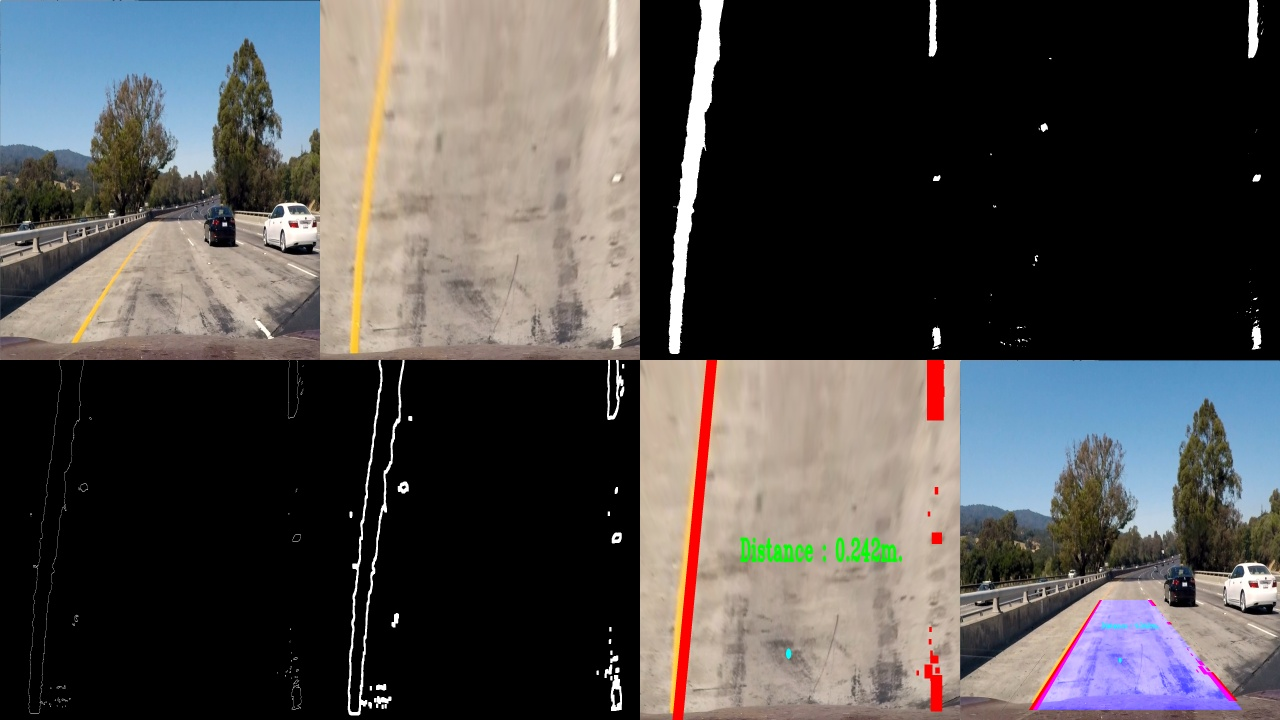
#> input picture Test_Cases/file1.jpg, 1280 x 720 px, given in place of challenge_video.mp4, which was not available
$ jupyter execute --allow-errors curvedTrying.ipynb
#> lines starting #> are read from the running program, lines starting #| are printed output that depends on the picture; after the words box and inside, x2 and y2 are one past the last pixel; in counts of white or black regions, pixels touching at a corner belong together; pictures that were not available may be replaced by others from this repository, and a replacement may not be noted
[cell 1]
import cv2
import matplotlib.image as mpimg
import matplotlib.pyplot as plt
import numpy as np
import math
from numpy import ones,vstack
from numpy.linalg import lstsq
import sys

[cell 2]
def adjust_gamma(image, gamma=1.0):
    invGamma = 1.0 / gamma
    table = np.array([((i / 255.0) ** invGamma) * 255
        for i in np.arange(0, 256)]).astype("uint8")
    return cv2.LUT(image, table)

def gaussian_blur(img, kernel_size):
    return cv2.GaussianBlur(img, (kernel_size, kernel_size), 0)

def to_hls(img):
    return cv2.cvtColor(img, cv2.COLOR_BGR2HLS)

def to_hsv(img):
    return cv2.cvtColor(img, cv2.COLOR_BGR2HSV)

def grayscale(img):
    return cv2.cvtColor(img, cv2.COLOR_BGR2GRAY)

def warp_perspective(img,mat):
    return cv2.warpPerspective(img ,mat ,(1280,720))

def PerspectiveTransform(src,dst):
    mat = cv2.getPerspectiveTransform(src,dst)
    mat_inv = cv2.getPerspectiveTransform(dst,src)
    return mat,mat_inv

def isolate_color_mask(img, low_thresh, high_thresh):
    return cv2.inRange(img, low_thresh, high_thresh)


# [53 lines left out: functions draw_lines, concat_frames, get_right, get_third_right, get_left, not called in this run]

def get_third_left(image):
    cropped_img=np.zeros_like(image)
    cropped_img[:,0:image.shape[1]//3] = image[:,0:image.shape[1]//3]
    return cropped_img

def calculateDistance(x1,y1,x2,y2):
    dist = math.sqrt((x2 - x1)**2 + (y2 - y1)**2)
    return dist

[cell 3]
# CHOOSING THE POINTS TO USE IN THE PRESPECTIVE TRANSFORM
input_top_left = [500,480]
input_top_right = [780,480]
input_bottom_right = [1200,700]
input_bottom_left = [170,700]
srcPts = np.float32([input_bottom_left,input_top_left,input_top_right,input_bottom_right])

# STRETCH THE PREVIOUS POINTS ON THE WHOLE FRAME
dstPts = np.float32([[0,720],[0,0],[1280,0],[1280,720]])

# GET THE PATH
path = sys.argv[0]

[cell 4]
# INTIALIZING THE MEMORY (HISTORY OF LANES )

# INITIALIZING THE POINTS FOR THE TWO LINES FORMING THE LANES
old_j=0,0
old_i=0,0
old_jr=0,0
old_ir=0,0

#INITALIZNG THE CONTOURS
old_centr=0,0
old_contour=[]
old_contour_w=[]

# INTIALIZNG AN ARRAY TO HOLD THE VALUES OF THE LINE POINTS TO GET THE MEAN LATER ON
arr=list()
for i in range(4):
    arr.append([])
#> further down, img is the input picture: shape (720, 1280, 3); mean B, G, R 75.1, 76.2, 79

# INITALIZE AN ARRAY TO HOLD THE POINTS OF THE EDGES OF THE CONOTUR
old_pts=[]

[cell 5]
# CAPTUTRE THE VIDEO
cap = cv2.VideoCapture(r"Assets\Project_data\challenge_video.mp4")

# FRAME COUNTER
counter = 0

#> (the rest of this cell did not finish here and is left out)

#> in warp_perspective, `return cv2.warpPerspective(img ,mat ,(1280,720))`:
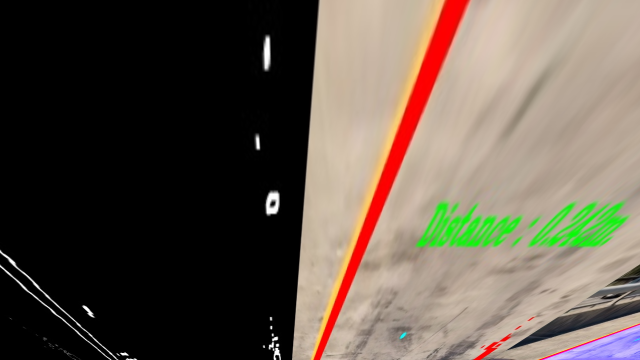
#> returned value: shape (720, 1280, 3) (shown at 1/2 size); mean of channels 0, 1, 2 75.4, 87.2, 98.1; drawn as B, G, R
  bird_cpy = bird_view.copy()

  # ENLIGHTEN THE IMAGE QUITE A BIT FOR BETTER DETECTION !
  lightened = adjust_gamma(bird_view,2)
#> in adjust_gamma, `return cv2.LUT(image, table)`:
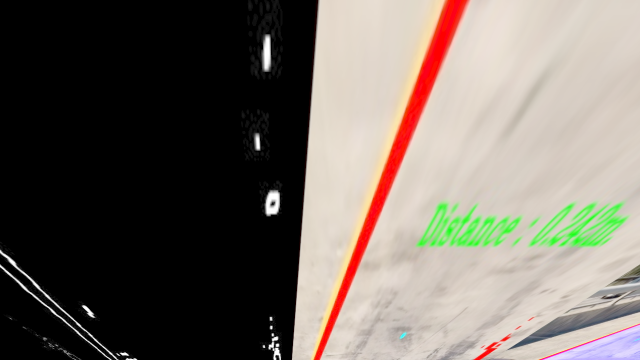
#> returned value: shape (720, 1280, 3) (shown at 1/2 size); mean of channels 0, 1, 2 98.3, 106.3, 114.3; drawn as B, G, R

  # CREATE A YELLOW MASK AND A WHITE MASK THEN GET A MASK CONTAINING BOTH
  white_mask = isolate_color_mask(to_hls(bird_view), np.array([0, 200, 0], dtype=np.uint8), np.array([200, 255, 255], dtype=np.uint8))
#> in isolate_color_mask, `return cv2.inRange(img, low_thresh, high_thresh)`:
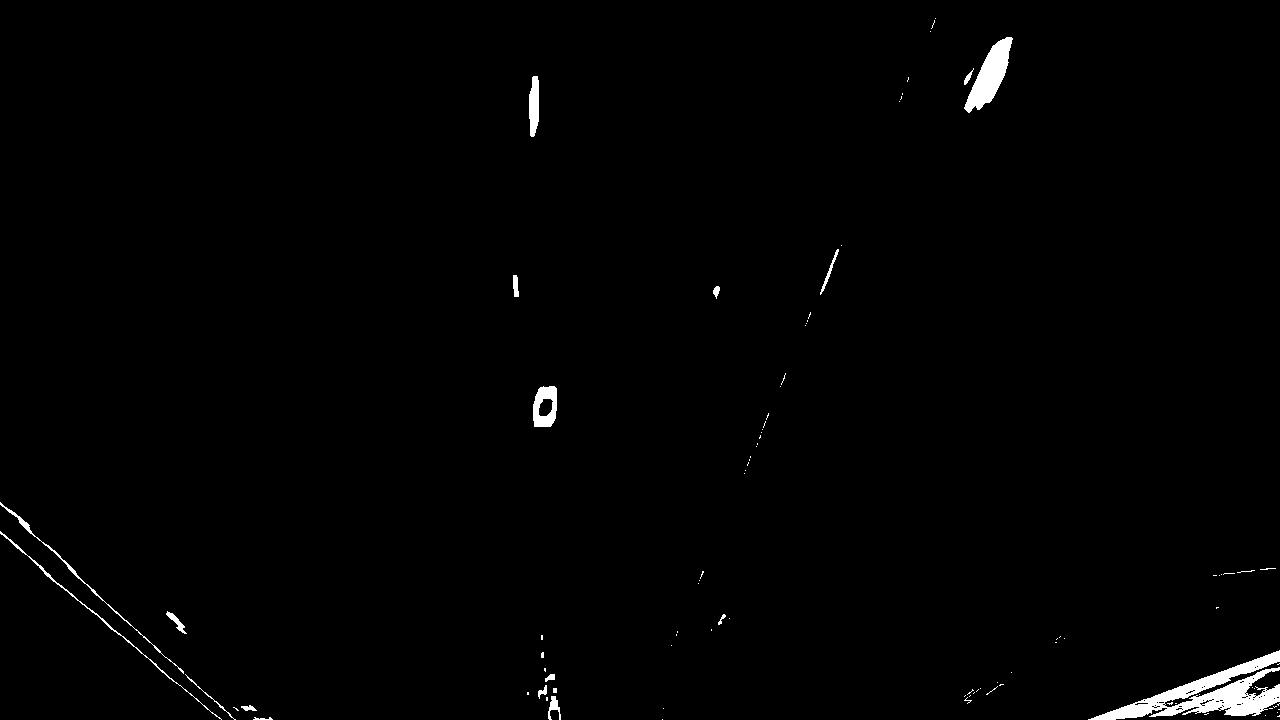
#> returned value: shape (720, 1280); 1.1% white; 97 white regions (78 under 20 px), largest, box (x1, y1, x2, y2) and area: (1088, 650, 1280, 720) 4613, (964, 37, 1013, 113) 1641, (533, 386, 557, 427) 684
  yellow_mask = isolate_color_mask(to_hls(lightened), np.array([10, 0, 100], dtype=np.uint8), np.array([40, 255, 255], dtype=np.uint8))
  mask = cv2.bitwise_or(white_mask, yellow_mask)

  # APPLY CANNY ON THE MASK IMAGE TO GET THE dilated_edges
  edges = cv2.Canny(mask,70,140)

  # DILATE THE IMAGE TO CONNECT THE LINES AND MAKE IT EASIER TO GET THE CONTOUR
  dilated_edges = cv2.dilate(edges,np.ones((7,7)))


  ######
  ## DEALING WITH THE LEFT LANE
  #####


  # GET THE CONTOURS FROM THE  LEFT SIDE OF THE IMAGE  (YELLOW LANE )
  contours,_= cv2.findContours(get_third_left(dilated_edges), cv2.RETR_TREE, cv2.CHAIN_APPROX_NONE)
#> in get_third_left, `cropped_img[:,0:image.shape[1]//3] = image[:,0:image.shape[1]//3]`:
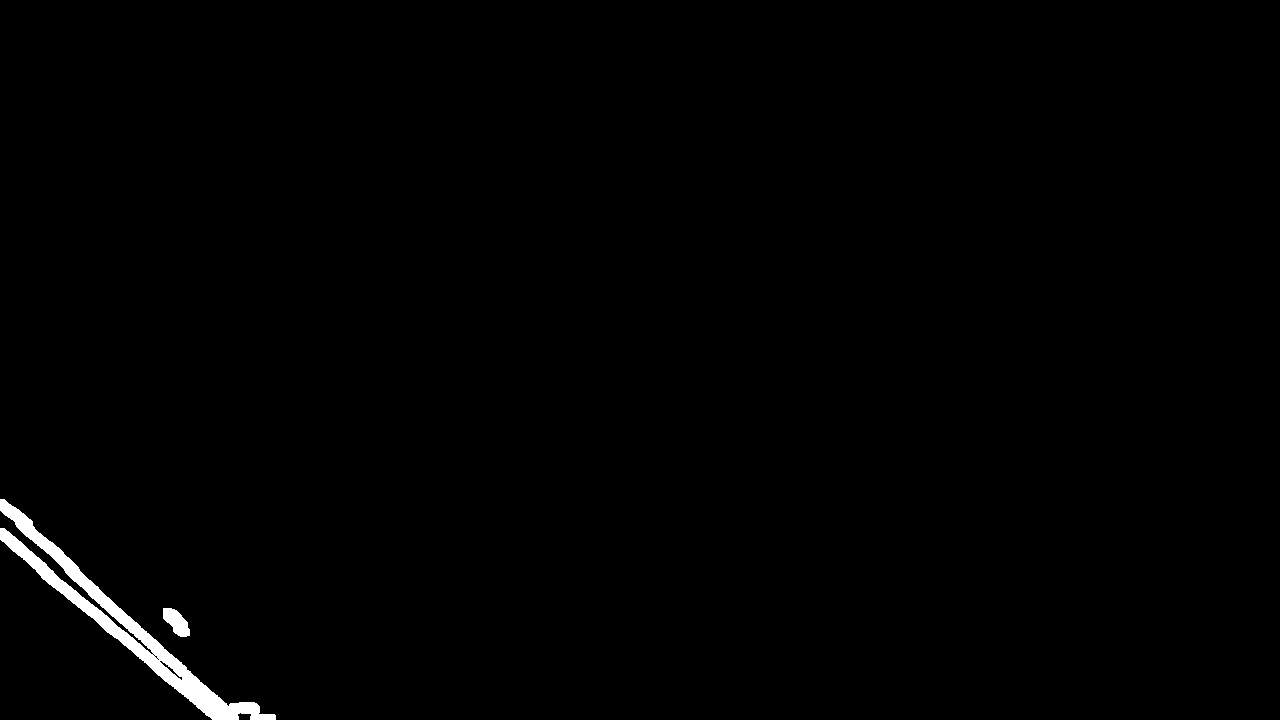
#> cropped_img: shape (720, 1280); 0.86% white; 2 white regions
#> `contours,_= cv2.findContours(get_third_left(dilated_edges), cv2.RETR_T..`: contours = 8 contours, 5 with area under 20; largest, box (x1, y1, x2, y2) and area: (0, 499, 276, 720) 7067, (163, 608, 190, 637) 439, (159, 660, 183, 681) 76
#> `c = max(contours, key=cv2.contourArea)`: c = contour of 948 points, box (x1, y1, x2, y2) (0, 499, 276, 720), area 7067

  # GET THE CONTOUR WITH THE MAXIMUM AREA
  # IF THERE'S NO CONTOURS READ DUE TO NOISE OR THE BIGGEST CONTOUR
  # IS QUITE SMALL THEN USE THE OLD CONTOUR
  try:
    c = max(contours, key=cv2.contourArea)
    if cv2.contourArea(c)>10000 :
      old_contour=c
    else :
      raise Exception()
  except:
    c=old_contour


  # GET THE EXTREME POINTS OF THE BIGGEST CONTOUR (THAT REPRESENTS A POLYGON SURROUNDING THE LANE)
  left = tuple(c[c[:, :, 0].argmin()][0])
  right = tuple(c[c[:, :, 0].argmax()][0])
  top = tuple(c[c[:, :, 1].argmin()][0])
  bottom = left[0] + right[0]-top[0] , left[1]
  points = np.array([bottom,right,top,left])

  # STORE THESE POINTS FOR FURTHER CALCULATIONS
  for i,p in enumerate(points) :
    arr[i].append(p)

  # CALCULATE THE MEAN OF THE POINTS THAT VARIES QUITE A BIT
  medx = np.mean([ar[0] for ar in arr[0]])
  medy= np.mean([ar[1] for ar in arr[0]])
  medk = np.mean([ar[1] for ar in arr[1]])


  # AT THE START SAVE THESE POINTS AS HISTORY
  if counter==0 :
    old_pts = points


  # AFTER SKIPPING SOME FRAMES TO ENSURE WE REACHED STABILITY
  # USE THE CALCULATED MEAN TO ENSURE THAT THE MEASURED POINTS
  # AREN'T FAR OFF THE MEANS

   # IF THE POINT IS VALID THEN UPDATE THE HISTORY
  if counter > 10 :

    if right[1] > 1.2*medk :
        points[1]= old_pts[1]
        right= old_pts[1]
    else:
        old_pts[1]=right

    if left[0] > 1.2*medx or left[1] > medy :
      points[3]= old_pts[3]
      left= old_pts[3]
    else:
      old_pts[3]=left


    # GET TWO POINTS TO REPRESENT THE LEFT LANE
  j =  (right[0]+top[0])//2,right[1]
  i =  (bottom[0]+left[0])//2, bottom[1]


    # IF THESE POINTS ARE FURTHER FROM THE POINTS OF THE PREVIOUS FRAME THEN DISCARD THEM !
  if counter>20 :
    if (calculateDistance(i[0],i[1],old_i[0],old_i[1]) > 200 and old_i!=(0,0)) or (calculateDistance(j[0],j[1],old_j[0],old_j[1]) > 200 and old_j!=(0,0)):
      j = old_j
      i = old_i
    else:
      old_i=i
      old_j=j

  # SOLVE THE EQUATION TO GET THE Y AND C
  points = [i,j]
  x_coords, y_coords = zip(*points)
  A = vstack([x_coords,ones(len(x_coords))]).T
  m, c_l = lstsq(A, y_coords)[0]

  # GET TWO LINES LYING ON THE STRAIGHT LINE AND DRAW IT !
  j_l = 1280, int(1280*m + c_l)
  i_l = 0, int(0*m + c_l)

  cv2.line(bird_cpy,i_l,j_l,(0,0,255),40)


  # THE LOWEST POINT OF THE LEFT LANE
  p=i

  ######
  ## DEALING WITH THE RIGHT LANE
  #####

  contours,_= cv2.findContours(get_third_right(dilated_edges), cv2.RETR_TREE, cv2.CHAIN_APPROX_NONE)

  # SINCE THAT THE RIGHT LANE IS CUT , SO WE NEED TO DRAW ALL THE CONTOURS , NOT JUST THE
  # BIGGEST ONE. HERE WE USE BOUNDING RECTANGLE SINCE IT IS SMALL IN AREA
  # SO IT CAN BE APPROXIMATED TO BE A RECTANGLE

  for c in contours :
    rect = cv2.boundingRect(c)
    x,y,w,h = rect
    cv2.rectangle(bird_cpy,(x,y),(x+w,y+h),(0,0,255),-1)

  # IF THERE'S NO CONTOURS READ DUE TO NOISE THEN USE THE OLD CONTOUR
  try:
    c = max(contours, key=cv2.contourArea)
    old_contour_w=c
  except:
    c=old_contour_w


  # GET THE POINT LYING ON THE BOUNDING RECTANGLE AND USE IT DRAW A STRAIGHT LINE THAT
  # CAN BE APPROXIMATED TO BE THE LANE FOR DISTANCE CALCULATION

  centr = x,y+h//2
  if counter>30 :
    if calculateDistance(centr[0],centr[1],old_centr[0],old_centr[1])>42 and old_centr!=(0,0) :
      centr=old_centr
    else:
      old_centr=centr


   # GET THE dilated_edges OF THE POLYGON THAT REPRESENTS THE AREA THAT
   # THE CAR CAN MOVE IN AND COLOR IT BLUE
  RL_U = (centr[0],0)
  RL_D = (centr[0],720)
  pts=np.array([RL_U,RL_D,i_l,j_l])
  cv2.fillConvexPoly(bird_cpy, pts,color=(255, 0, 0))

  # GET THE CENTRE OF THE LANE BY GETTING THE HALF POINT BETWEEN
  # THE LOWEST POINT ON THE LEFT LANE AND THE RIGHT LANE
  centreOfLane = ((p[0]+centr[0])//2,p[1])

  # DIST IS THE DISTANCE BETWEEN THE CENTRE OF THE CAR AND THE CENTRE OF THE LANE IN PIXELS
  dist = np.abs(centreOfLane[0]-me[0])
  # DIST2 IS THE DISTANCE BETWEEN THE TWO LANES IN PIXELS
  dist2=np.abs(p[0]-centr[0])
  # SCALE IS THE DISTANCE IN PIXELS / DISTANCE IN METERS
  scale = dist2/3

  # PUT THE TEXT ON THE IMAGE
  text = "Distance : "  + str(round(dist*(1/scale),3)) + "m."
  cv2.putText(img=bird_cpy, text=text, org=(400, 400), fontFace=cv2.FONT_HERSHEY_TRIPLEX, fontScale=2, color=(0, 255, 0),thickness=5)


# DRAW A POINT REPRESENTING THE CENTRE OF MY CAR
  cv2.circle(bird_cpy,me,5,(255,255,0),10)


# REGENERATE THE IMAGE TO THE NORMAL PRESPECTIVE
  re_gen = warp_perspective(bird_cpy,mat_inv)

# COPY THE ORIGINAL IMAGE FOR VISUALIZATION
  imgg = img.copy()

# ADD THE REGENERATED IMAGE WITH THE ORIGINAL IMAGE
  cv2.addWeighted(img, 0.5, re_gen, 0.5,0, imgg)

# PASS THE FULL PIPELINE TO CREATE A VIDEO CONTAINING THE STEPS
  pipeline=[img,bird_view,yellow_mask,white_mask,edges,dilated_edges,bird_cpy,imgg]
  full_pipeline=concat_frames(pipeline)

  counter+=1

  cv2.imshow("Full pipeline",full_pipeline)

  if cv2.waitKey(25) & 0xFF == ord('q'):
    break

cap.release()
cv2.destroyAllWindows()

$ run again, on Test_Cases/file10.jpg
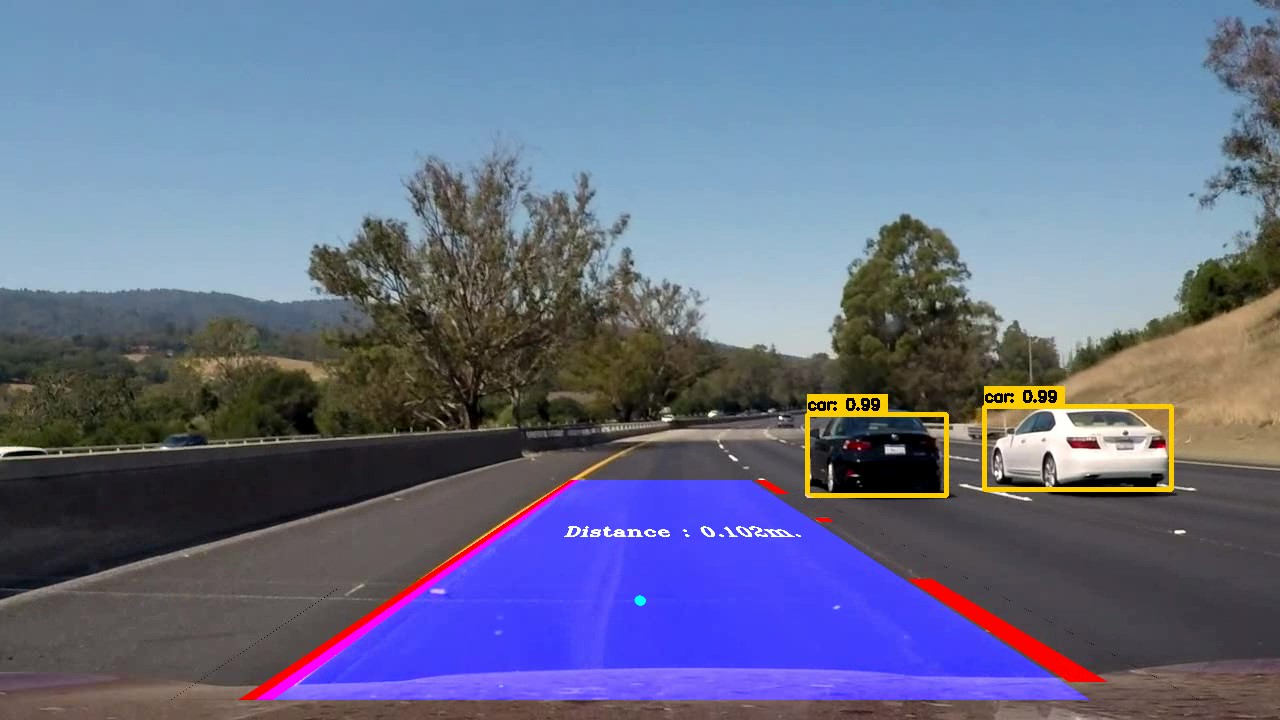
#> input picture Test_Cases/file10.jpg, 1280 x 720 px, given in place of challenge_video.mp4, which was not available
#> img is the input picture: shape (720, 1280, 3); mean B, G, R 137.8, 109.6, 102.4
#> mask: shape (720, 1280); 2% white; 59 white regions (38 under 20 px), largest, box (x1, y1, x2, y2) and area: (141, 0, 313, 528) 6026, (505, 354, 571, 404) 1548, (964, 368, 1030, 403) 1451
#> edges: shape (720, 1280); 0.48% white in thin lines or dots
#> dilated_edges: shape (720, 1280); 3.7% white; 15 white regions, largest, box (x1, y1, x2, y2) and area: (398, 349, 695, 407) 11103, (129, 0, 318, 562) 10543, (881, 349, 1052, 407) 6427
#> `contours,_= cv2.findContours(get_third_left(dilated_edges), cv2.RETR_T..`: contours = 18 contours, 5 with area under 20; largest, box (x1, y1, x2, y2) and area: (129, 0, 318, 562) 11443, (171, 161, 259, 431) 1658, (398, 349, 426, 406) 1246, (185, 560, 219, 576) 423, (116, 563, 139, 602) 358
#> `c = max(contours, key=cv2.contourArea)`: c = contour of 1268 points, box (x1, y1, x2, y2) (129, 0, 318, 562), area 11443
#> old_contour has the same summary as c
#> left = (129, 553)
#> right = (317, 28)
#> top = (303, 0)
#> bottom = (143, 553)
#> `points = np.array([bottom,right,top,left])`: points = [[143, 553], [317, 28], [303, 0], [129, 553]]
#> the loop `for i,p in enumerate(points) :` made 4 passes
#> j = (310, 28)
#> i = (136, 553)
#> `points = [i,j]`: points = [(136, 553), (310, 28)]
#> x_coords = (136, 310); y_coords = (553, 28)
#> A = [[136, 1], [310, 1]]
#> m = -3.02; c_l = 963.3
#> j_l = (1280, -2898)
#> i_l = (0, 963)
#> `p=i`: p = (136, 553)
#> `contours,_= cv2.findContours(get_third_right(dilated_edges), cv2.RETR_..`: contours = 31 contours, 12 with area under 20; largest, box (x1, y1, x2, y2) and area: (881, 349, 1052, 407) 6945, (853, 352, 878, 407) 965, (1256, 132, 1280, 183) 498, (858, 362, 866, 400) 152, (969, 370, 980, 400) 142
#> the loop `for c in contours :` made 31 passes
#> (x, y, w, h) on passes 1, 2, 3, 4, 6, 8, 10, 11: (939, 595, 15, 11), (853, 352, 25, 55), (858, 362, 8, 38), (881, 349, 171, 58), (941, 397, 12, 3), (928, 392, 12, 5), (890, 387, 5, 9), (945, 385, 6, 7)
#> after the loop `for c in contours :`:
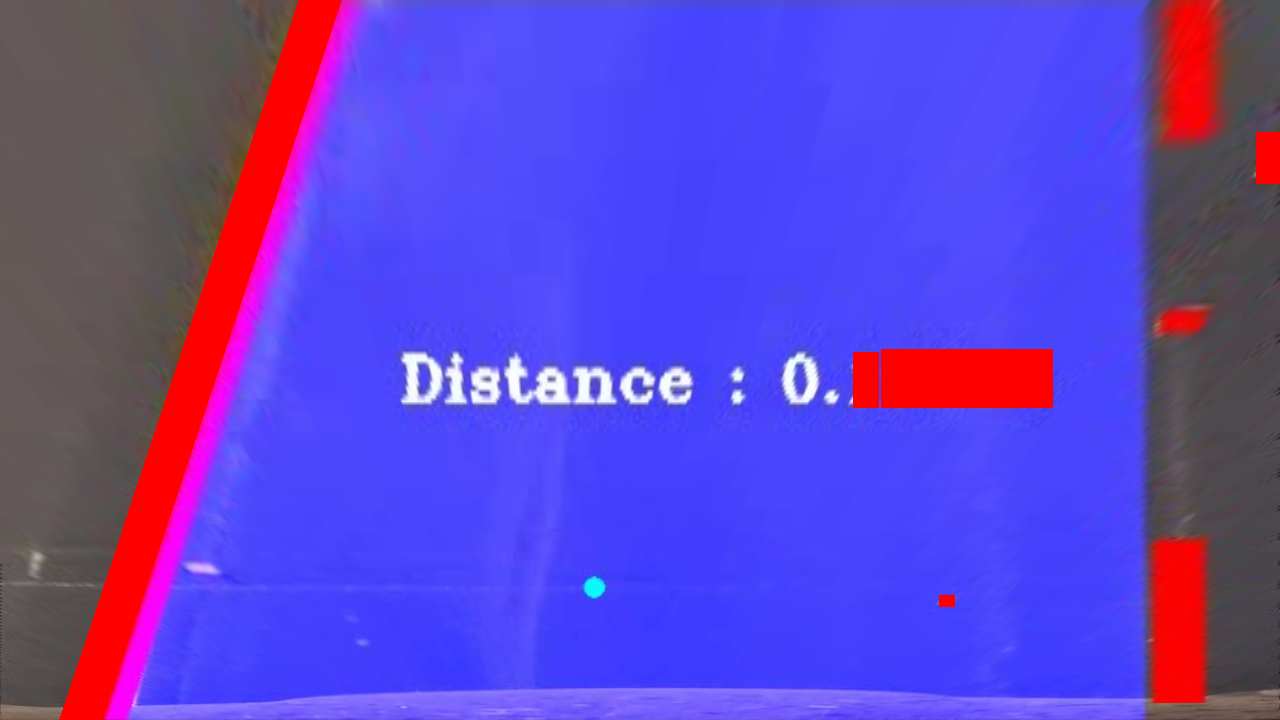
#> bird_cpy: shape (720, 1280, 3); mean B, G, R 196.2, 69.7, 95.8
#> `c = max(contours, key=cv2.contourArea)`: c = contour of 460 points, box (x1, y1, x2, y2) (881, 349, 1052, 407), area 6945
#> old_contour_w has the same summary as c
#> centr = (1256, 157)
#> RL_U = (1256, 0)
#> RL_D = (1256, 720)
#> pts = [[1256, 0], [1256, 720], [0, 963], [1280, -2898]]
#> centreOfLane = (696, 553)
#> dist = 102
#> dist2 = 1120
#> scale = 373.3
#> text = 'Distance : 0.273m.'
#> the loop in concat_frames, `for i in range(1,len(frames)):` made 7 passes
#> after the loop in concat_frames, `for i in range(1,len(frames)):`: frames = 8 items
#> in concat_frames, `t = cv2.vconcat([img,img2])`:
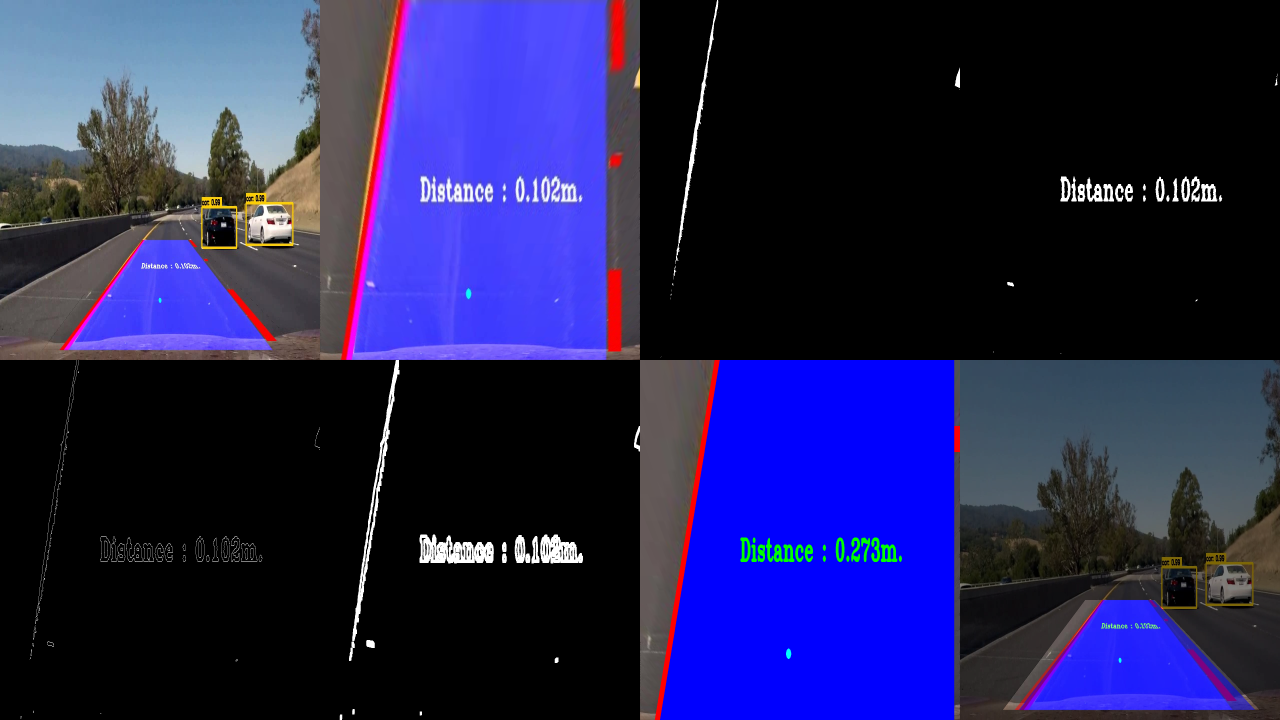
#> t: shape (720, 1280, 3); mean of channels 0, 1, 2 82.7, 33.9, 35.2; drawn as B, G, R
